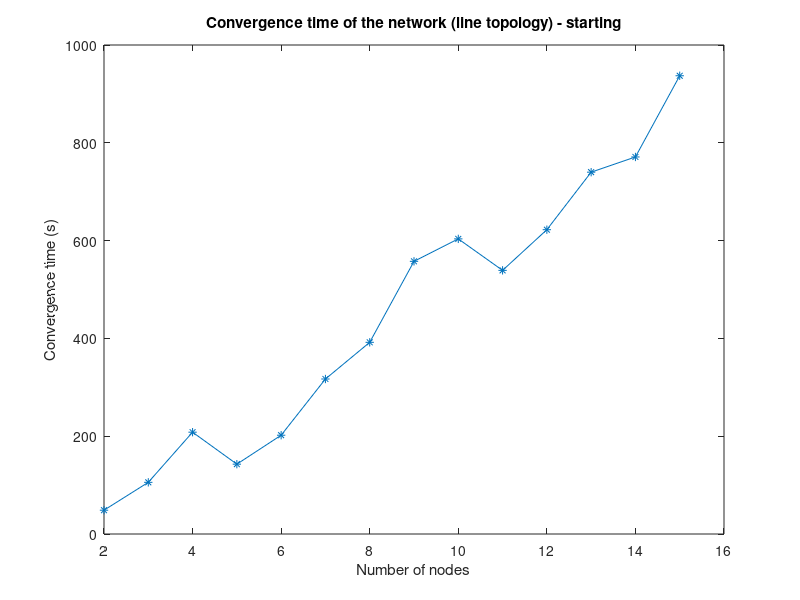
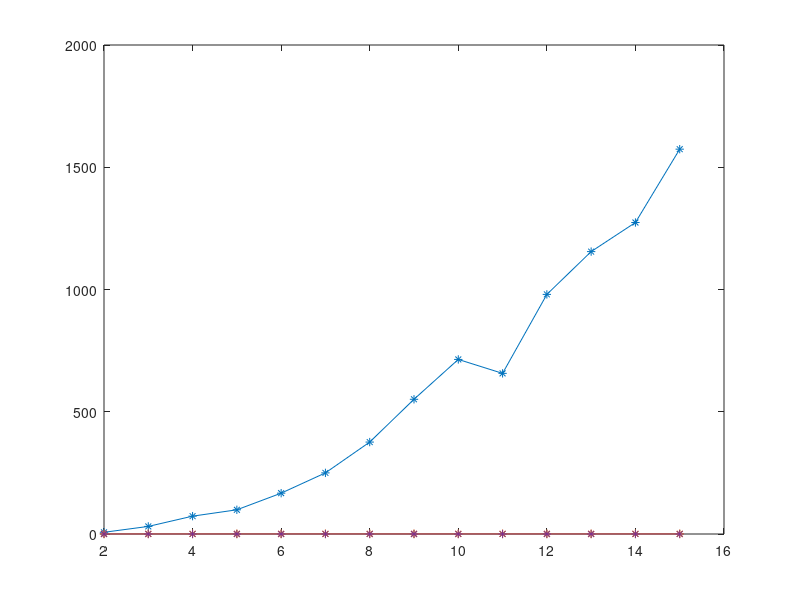

The MATLAB script that drew these images, in order: (Note: this script raises an error after producing the figures.)
close all;

%% data
number_of_note_start = [2 3 4 5 6 7 8 9 10 11 12 13 14 15 ];
time_start = [48656 105660 208231 142811 202021 316981 391981 557611 603528 539137 622300 739937 771051 937124 ];
msg_ip_start = [7, 1, 0, 0 ; 31, 1, 0, 0 ; 73, 1, 0, 0 ; 99, 1, 0, 0 ; 167, 1, 0, 0 ; 250, 1, 0, 0 ; 376, 1, 0, 0 ; 551, 1, 0, 0 ; 714, 1, 0, 0 ; 657, 1, 0, 0 ; 980, 1, 0, 0 ; 1155, 1, 0, 0 ; 1274, 1, 0, 0 ; 1574, 1, 0, 0 ];
msg_nd6_start = [4, 5 ; 11, 11 ; 19, 19 ; 29, 26 ; 42, 35 ; 57, 45 ; 80, 63 ; 106, 84 ; 128, 100 ; 141, 101 ; 188, 138 ; 217, 158 ; 250, 177 ; 299, 211 ];

number_of_note_hour = [2 3 4 5 6 7 8 9 10 11 12 13 14 15 ];
time_hour = [3648660 3705668 3808241 3742823 3802036 3916999 3992001 4157634 4203553 4139165 4222331 4339971 4371087 4537165 ];
msg_ip_hour = [54, 16, 0, 0 ; 141, 2, 0, 0 ; 291, 2, 0, 0 ; 447, 2, 0, 0 ; 668, 2, 0, 0 ; 896, 2, 0, 0 ; 2238, 2, 0, 0 ; 1511, 2, 0, 0 ; 2331, 2, 0, 0 ; 5005, 2, 0, 0 ; 2355, 2, 0, 0 ; 6181, 2, 0, 0 ; 9019, 2, 0, 0 ; 8055, 2, 0, 0 ];
msg_nd6_hour = [46, 47 ; 67, 67 ; 100, 100 ; 122, 119 ; 156, 149 ; 188, 176 ; 311, 287 ; 275, 253 ; 360, 332 ; 534, 468 ; 405, 358 ; 733, 651 ; 855, 744 ; 894, 780 ];
% enddata

number_of_note = number_of_note_start;

time_dif = time_hour-time_start;
msg_ip_dif = msg_ip_hour-msg_ip_start;
msg_nd6_dif = msg_nd6_hour-msg_nd6_start;


%% Graph Starting
% Timing
figure;
plot(number_of_note, time_start./1000,'*-');
ylabel('Convergence time (s)');
xlabel('Number of nodes');
title('Convergence time of the network (line topology) - starting');

% Msg IP
figure;
plot(number_of_note, msg_ip_start,'*-');
legend('recv','sent','forwarded', 'drop',2);
ylabel('Number of messages');
xlabel('Number of nodes');
title('Number of IP messages (line topology) - starting');

% Msg ND6
figure;
plot(number_of_note, msg_nd6_start,'*-');
legend('recv','sent',2);
ylabel('Number of messages');
xlabel('Number of nodes');
title('Number of ND6 messages (line topology) - starting');


%% Graph 1hour
% Timing
% figure;
% plot(number_of_note, time_dif,'*-');
% ylabel('Convergence time (ms)');
% xlabel('Number of nodes');
% title('Convergence time of the network (line topology) - 1 hour');

% Msg IP
figure;
plot(number_of_note, msg_ip_dif,'*-');
legend('recv','sent','forwarded', 'drop',2);
ylabel('Number of messages');
xlabel('Number of nodes');
title('Number of IP messages (line topology) - 1 hour');

% Msg ND6
figure;
plot(number_of_note, msg_nd6_dif,'*-');
legend('recv','sent',2);
ylabel('Number of messages');
xlabel('Number of nodes');
title('Number of ND6 messages (line topology) - 1 hour');

%% Graph All
% Timing
% figure;
% plot(number_of_note, time_hour,'*-');
% ylabel('Convergence time (ms)');
% xlabel('Number of nodes');
% title('Convergence time of the network (line topology) - All');

% Msg IP
figure;
plot(number_of_note, msg_ip_hour,'*-');
legend('recv','sent','forwarded', 'drop',2);
ylabel('Number of messages');
xlabel('Number of nodes');
title('Number of IP messages (line topology) - All');

% Msg ND6
figure;
plot(number_of_note, msg_nd6_hour,'*-');
legend('recv','sent',2);
ylabel('Number of messages');
xlabel('Number of nodes');
title('Number of ND6 messages (line topology) - All');
